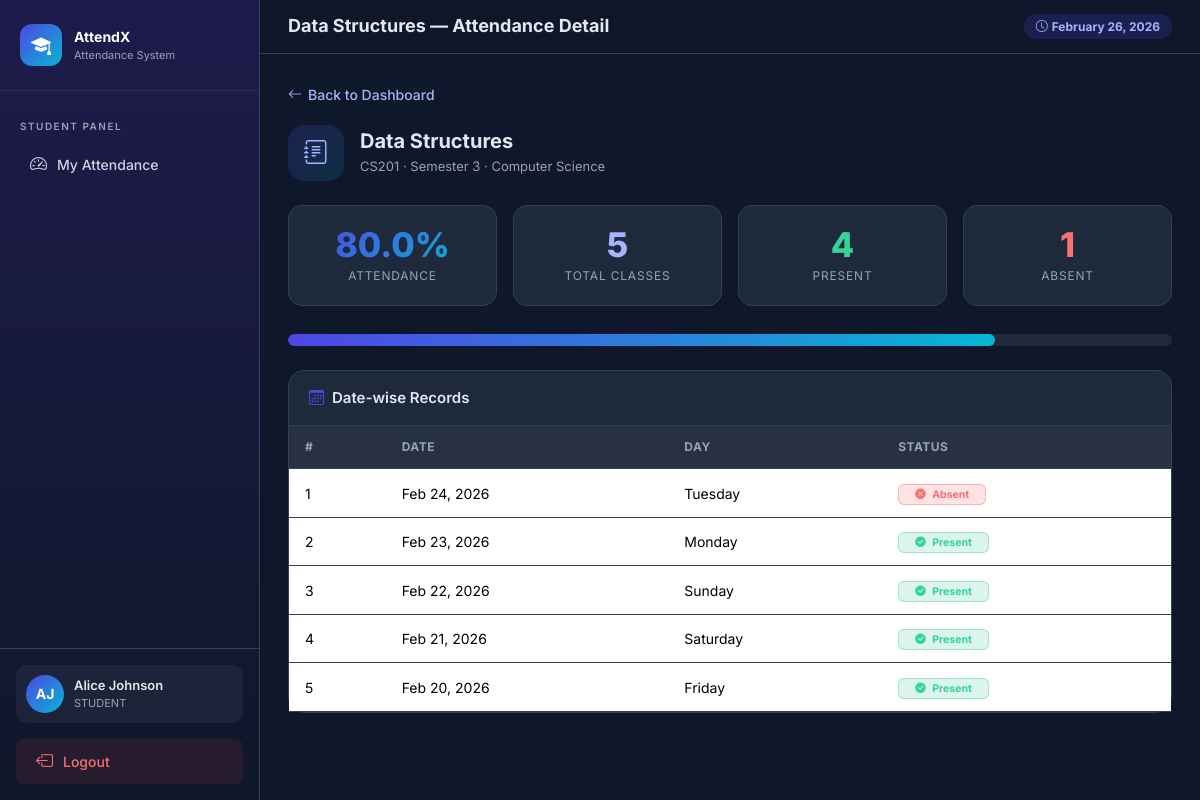
/student/attendance/1/ (signed in), run on the app's committed database.
### attendance/models.py (models this page shows, shortened)
class CustomUser(AbstractUser):
    ROLE_CHOICES = (
        ('ADMIN', 'Admin'),
        ('TEACHER', 'Teacher'),
        ('STUDENT', 'Student'),
    )
    role = models.CharField(max_length=10, choices=ROLE_CHOICES, default='STUDENT')
    phone = models.CharField(max_length=15, blank=True, null=True)

class Subject(models.Model):
    name = models.CharField(max_length=100)
    code = models.CharField(max_length=20, unique=True)
    department = models.ForeignKey(Department, on_delete=models.CASCADE, related_name='subjects')
    teacher = models.ForeignKey(
        CustomUser, on_delete=models.SET_NULL, null=True, blank=True,
        limit_choices_to={'role': 'TEACHER'}, related_name='subjects'
    )
    semester = models.IntegerField(default=1)
    created_at = models.DateTimeField(auto_now_add=True)

class Department(models.Model):
    name = models.CharField(max_length=100, unique=True)
    code = models.CharField(max_length=10, unique=True)
    created_at = models.DateTimeField(auto_now_add=True)

class AttendanceRecord(models.Model):
    STATUS_CHOICES = (
        ('PRESENT', 'Present'),
        ('ABSENT', 'Absent'),
    )
    session = models.ForeignKey(AttendanceSession, on_delete=models.CASCADE, related_name='records')
    student = models.ForeignKey(Student, on_delete=models.CASCADE, related_name='attendance_records')
    status = models.CharField(max_length=10, choices=STATUS_CHOICES, default='ABSENT')
    class Meta:
        unique_together = ('session', 'student')

class AttendanceSession(models.Model):
    subject = models.ForeignKey(Subject, on_delete=models.CASCADE, related_name='sessions')
    date = models.DateField()
    teacher = models.ForeignKey(
        CustomUser, on_delete=models.SET_NULL, null=True, blank=True,
        limit_choices_to={'role': 'TEACHER'}, related_name='sessions'
    )
    created_at = models.DateTimeField(auto_now_add=True)
    class Meta:
        unique_together = ('subject', 'date')
        ordering = ['-date']

### attendance/views.py (the view)
    def wrapper(request, *args, **kwargs):
        if not request.user.is_authenticated or request.user.role != 'STUDENT':
            messages.error(request, 'Access denied.')
            return redirect('login')
        return view_func(request, *args, **kwargs)

### attendance/views.py (called while the page is built)
def student_required(view_func):
    def wrapper(request, *args, **kwargs):
        if not request.user.is_authenticated or request.user.role != 'STUDENT':
            messages.error(request, 'Access denied.')
            return redirect('login')
        return view_func(request, *args, **kwargs)
    return wrapper

@login_required
@student_required
def student_attendance_detail(request, subject_id):
    try:
        student = request.user.student_profile
    except Student.DoesNotExist:
        return redirect('login')
    subject = get_object_or_404(Subject, pk=subject_id)
    records = AttendanceRecord.objects.filter(
        student=student, session__subject=subject
    ).select_related('session').order_by('-session__date')
    total = records.count()
    present = records.filter(status='PRESENT').count()
    percentage = round((present / total) * 100, 1) if total > 0 else 0
    return render(request, 'attendance/student_detail.html', {
        'subject': subject,
        'records': records,
        'total': total,
        'present': present,
        'absent': total - present,
        'percentage': percentage,
    })

### templates/attendance/student_detail.html (shortened to what this page needs)
{% extends 'attendance/base.html' %}
{% block page_title %}{{ subject.name }} — Attendance Detail{% endblock %}
{% block content %}
<a href="{% url 'student_dashboard' %}" class="back-link">
    <i class="bi bi-arrow-left"></i> Back to Dashboard
</a>
<div class="subject-header">
    <div class="subject-header-icon"><i class="bi bi-journal-text"></i></div>
    <div class="subject-header-info">
        <h5>{{ subject.name }}</h5>
        <span>{{ subject.code }} &middot; Semester {{ subject.semester }} &middot; {{ subject.department.name }}</span>
    </div>
</div>
<div class="summary-grid">
    <div class="summary-item">
        <div class="s-value attendance-pct-lg" style="font-size:34px;">{{ percentage }}%</div>
        <div class="s-label">Attendance</div>
    </div>
    <div class="summary-item">
        <div class="s-value" style="color:#a5b4fc;">{{ total }}</div>
        <div class="s-label">Total Classes</div>
    </div>
    <div class="summary-item">
        <div class="s-value" style="color:#34d399;">{{ present }}</div>
        <div class="s-label">Present</div>
    </div>
    <div class="summary-item">
        <div class="s-value" style="color:#f87171;">{{ absent }}</div>
        <div class="s-label">Absent</div>
    </div>
</div>
<div class="mb-4">
    <div class="progress-custom" style="height: 12px;">
        <div class="progress-bar-custom {% if percentage < 75 %}progress-bar-danger{% endif %}"
            style="width: {{ percentage }}%"></div>
    </div>
</div>
<div class="card-custom">
    <div class="card-header d-flex align-items-center gap-2">
        <i class="bi bi-calendar3" style="color:var(--primary);"></i> Date-wise Records
    </div>
    <div class="card-body p-0">
        {% if records %}
        <table class="table table-custom mb-0">
            <thead>
                <tr>
                    <th>#</th>
                    <th>Date</th>
                    <th>Day</th>
                    <th>Status</th>
                </tr>
            </thead>
            <tbody>
                {% for record in records %}
                <tr>
                    <td>{{ forloop.counter }}</td>
                    <td>{{ record.session.date|date:"M d, Y" }}</td>
                    <td>{{ record.session.date|date:"l" }}</td>
                    <td>
                        {% if record.status == 'PRESENT' %}
                        <span class="badge badge-present px-3 py-1"><i class="bi bi-check-circle-fill me-1"></i>
                            Present</span>
                        {% else %}
                        <span class="badge badge-absent px-3 py-1"><i class="bi bi-x-circle-fill me-1"></i>
                            Absent</span>
                        {% endif %}
                    </td>
                </tr>
                {% endfor %}
            </tbody>
        </table>
        {% else %}
        <div class="empty-state">
            <i class="bi bi-calendar-x"></i>
            <p>No attendance records found for this subject.</p>
        </div>
        {% endif %}
    </div>
</div>
{% endblock %}

### templates/attendance/base.html (shortened to what this page needs)
<!DOCTYPE html>
<html lang="en">
<head>
  <link href="https://cdn.jsdelivr.net/npm/bootstrap@5.3.2/dist/css/bootstrap.min.css" rel="stylesheet"/>
  <link href="https://cdn.jsdelivr.net/npm/bootstrap-icons@1.11.3/font/bootstrap-icons.css" rel="stylesheet"/>
</head>
<body>
  {% if user.is_authenticated %}
  <div class="sidebar">
    <div class="sidebar-brand">
      <div class="brand-icon"><i class="bi bi-mortarboard-fill"></i></div>
      <div>
        <div class="brand-text">AttendX</div>
        <div class="brand-sub">Attendance System</div>
      </div>
    </div>
    <nav class="mt-2">
      {% if user.role == 'ADMIN' %}
        <div class="nav-section-title">Admin Panel</div>
        <a href="{% url 'admin_dashboard' %}" class="nav-link {% if request.resolver_match.url_name == 'admin_dashboard' %}active{% endif %}">
          <i class="bi bi-speedometer2"></i> Dashboard
        </a>
        <a href="{% url 'manage_students' %}" class="nav-link {% if request.resolver_match.url_name == 'manage_students' %}active{% endif %}">
          <i class="bi bi-people"></i> Students
        </a>
        <a href="{% url 'manage_teachers' %}" class="nav-link {% if request.resolver_match.url_name == 'manage_teachers' %}active{% endif %}">
          <i class="bi bi-person-workspace"></i> Teachers
        </a>
        <a href="{% url 'manage_subjects' %}" class="nav-link {% if request.resolver_match.url_name == 'manage_subjects' %}active{% endif %}">
          <i class="bi bi-book"></i> Subjects
        </a>
        <a href="{% url 'manage_departments' %}" class="nav-link {% if request.resolver_match.url_name == 'manage_departments' %}active{% endif %}">
          <i class="bi bi-building"></i> Departments
        </a>
      {% elif user.role == 'STUDENT' %}
        <div class="nav-section-title">Student Panel</div>
        <a href="{% url 'student_dashboard' %}" class="nav-link {% if request.resolver_match.url_name == 'student_dashboard' %}active{% endif %}">
          <i class="bi bi-speedometer2"></i> My Attendance
        </a>
      {% endif %}
    </nav>
    <div class="sidebar-footer">
      <div class="user-info mb-3">
        <div class="user-avatar">{{ user.first_name|first|upper }}{{ user.last_name|first|upper }}</div>
        <div>
          <div class="user-name">{{ user.get_full_name }}</div>
          <div class="user-role">{{ user.role }}</div>
        </div>
      </div>
      <a href="{% url 'logout' %}" class="nav-link" style="margin:0; background: rgba(239,68,68,0.1); color: #f87171;">
        <i class="bi bi-box-arrow-left"></i> Logout
      </a>
    </div>
  </div>
  <div class="main-content">
    <div class="topbar">
      <h4>{% block page_title %}Dashboard{% endblock %}</h4>
      <div class="topbar-actions">
        <span class="badge rounded-pill" style="background:rgba(79,70,229,0.2);color:#a5b4fc;padding:6px 12px;">
          <i class="bi bi-clock me-1"></i>{% now "F j, Y" %}
        </span>
      </div>
    </div>
    <div class="content-area">
      {% block content %}{% endblock %}
    </div>
  </div>
  {% else %}
    {% block auth_content %}{% endblock %}
  {% endif %}
</body>
</html>

### templates/attendance/base.html (style rules this page uses)
:root { --primary: #4f46e5; --primary-dark: #3730a3; --secondary: #06b6d4; --success: #10b981; --warning: #f59e0b; --danger: #ef4444; --dark: #0f172a; --card-bg: #1e293b; --sidebar-bg: #0f172a; --body-bg: #0f172a; --text-muted-custom: #94a3b8; --border: #334155; }
* { box-sizing: border-box; }
body { font-family: 'Inter', sans-serif; background: var(--body-bg); color: #e2e8f0; min-height: 100vh; }
.sidebar { width: 260px; min-height: 100vh; background: linear-gradient(180deg, #1e1b4b 0%, #0f172a 100%); border-right: 1px solid var(--border); display: flex; flex-direction: column; position: fixed; top: 0; left: 0; z-index: 1000; }
.sidebar-brand { padding: 24px 20px; border-bottom: 1px solid rgba(255,255,255,0.08); display: flex; align-items: center; gap: 12px; }
.sidebar-brand .brand-icon { width: 42px; height: 42px; background: linear-gradient(135deg, var(--primary), var(--secondary)); border-radius: 12px; display: flex; align-items: center; justify-content: center; font-size: 20px; color: white; }
.sidebar-brand .brand-text { font-size: 14px; font-weight: 700; color: #fff; }
.sidebar-brand .brand-sub { font-size: 11px; color: var(--text-muted-custom); }
.nav-section-title { padding: 20px 20px 6px; font-size: 10px; font-weight: 600; text-transform: uppercase; letter-spacing: 1.5px; color: var(--text-muted-custom); }
.sidebar .nav-link { display: flex; align-items: center; gap: 10px; padding: 10px 20px; color: #cbd5e1; font-size: 14px; font-weight: 500; border-radius: 0; transition: all 0.2s; text-decoration: none; margin: 2px 10px; border-radius: 8px; }
.sidebar .nav-link i { font-size: 17px; }
.sidebar-footer { margin-top: auto; padding: 16px; border-top: 1px solid var(--border); }
.user-info { display: flex; align-items: center; gap: 10px; padding: 10px; border-radius: 10px; background: rgba(255,255,255,0.05); }
.user-avatar { width: 38px; height: 38px; border-radius: 50%; background: linear-gradient(135deg, var(--primary), var(--secondary)); display: flex; align-items: center; justify-content: center; font-weight: 700; font-size: 14px; color: #fff; flex-shrink: 0; }
.user-name { font-size: 13px; font-weight: 600; color: #e2e8f0; }
.user-role { font-size: 11px; color: var(--text-muted-custom); text-transform: capitalize; }
.main-content { margin-left: 260px; min-height: 100vh; display: flex; flex-direction: column; }
.topbar { background: rgba(15,23,42,0.9); border-bottom: 1px solid var(--border); padding: 14px 28px; display: flex; align-items: center; justify-content: space-between; backdrop-filter: blur(10px); position: sticky; top: 0; z-index: 999; }
.topbar h4 { margin: 0; font-size: 18px; font-weight: 700; }
.topbar .topbar-actions { display: flex; gap: 10px; align-items: center; }
.content-area { padding: 28px; flex: 1; }
.card-custom { background: var(--card-bg); border: 1px solid var(--border); border-radius: 16px; }
.card-custom .card-header { background: transparent; border-bottom: 1px solid var(--border); padding: 16px 20px; font-weight: 600; font-size: 15px; }
.card-custom .card-body { padding: 20px; }
.table-custom { color: #e2e8f0; }
.table-custom thead th { background: rgba(255,255,255,0.04); color: var(--text-muted-custom); font-size: 12px; text-transform: uppercase; letter-spacing: 0.5px; border-color: var(--border); padding: 12px 16px; }
.table-custom tbody td { border-color: var(--border); vertical-align: middle; padding: 12px 16px; font-size: 14px; }
.badge-present { background: rgba(16,185,129,0.15); color: #34d399; border: 1px solid rgba(16,185,129,0.3); }
.badge-absent { background: rgba(239,68,68,0.15); color: #f87171; border: 1px solid rgba(239,68,68,0.3); }
.progress-custom { height: 8px; background: rgba(255,255,255,0.08); border-radius: 99px; overflow: hidden; }
.progress-bar-custom { height: 100%; border-radius: 99px; background: linear-gradient(90deg, var(--primary), var(--secondary)); transition: width 0.6s ease; }

### data on the page
CustomUser: first_name|first "A", last_name|first "J", get_full_name "Alice Johnson", role "STUDENT"
Subject: name "Data Structures", code "CS201", semester "3", department.name "Computer Science"
AttendanceRecord: session "Feb 24, 2026", session "Tuesday", status "ABSENT" (drawn)
AttendanceRecord: session "Feb 23, 2026", session "Monday", status "PRESENT" (drawn)
AttendanceRecord: session "Feb 22, 2026", session "Sunday", status "PRESENT" (drawn)
AttendanceRecord: session "Feb 21, 2026", session "Saturday", status "PRESENT" (drawn)
AttendanceRecord: session "Feb 20, 2026", session "Friday", status "PRESENT" (drawn)

### other printed values
{{ percentage }} "80.0"
{{ total }} "5"
{{ present }} "4"
{{ absent }} "1"
